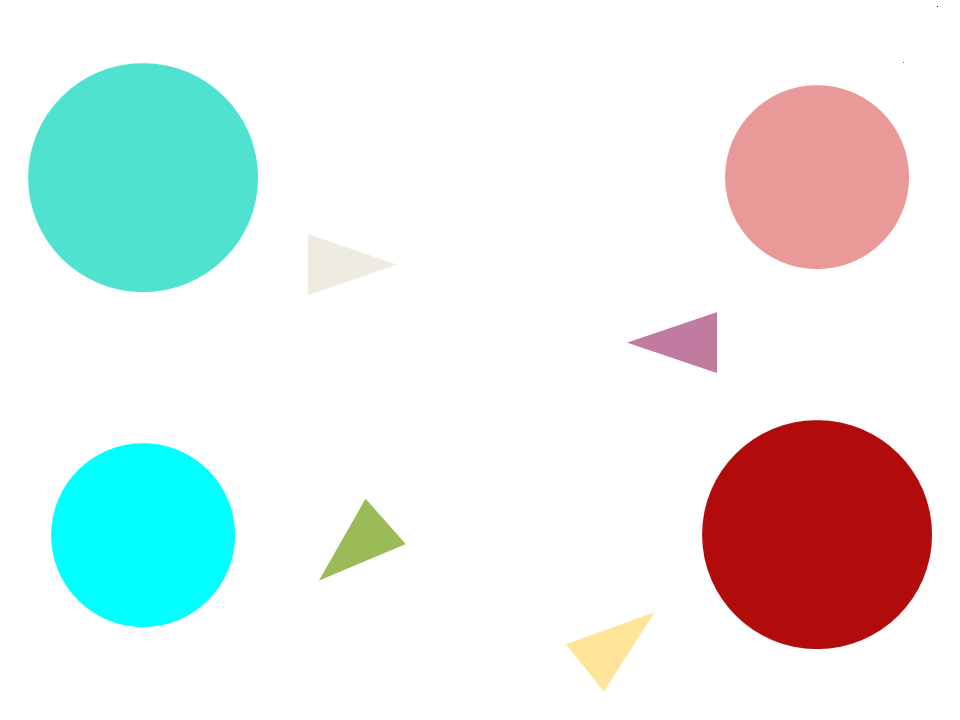
#> input picture circulos.png, 960 x 720 px, given in place of the camera
$ python webcam.py
#> lines starting #> are read from the running program, lines starting #| are printed output that depends on the picture; after the words box and inside, x2 and y2 are one past the last pixel; in counts of white or black regions, pixels touching at a corner belong together
#> further down, frame is the input picture: shape (720, 960, 3); mean B, G, R 232.1, 233.8, 228.5
#!/usr/bin/python
# -*- coding: utf-8 -*-

import cv2
import os,sys, os.path
import numpy as np
import math

def nothing(x):
    pass

# [8 lines of commented-out code are left out]


def webcam_img(img):
    img = cv2.cvtColor(img,cv2.COLOR_BGR2HSV)
#> img: shape (720, 960, 3); mean H, S, V 9.7, 38.7, 247.2

    # [12 lines of commented-out code are left out]
    left_lower = np.array([34, 32, 93])
    left_upper = np.array([95, 184, 217])
    left_mask = cv2.inRange(img, left_lower, left_upper)
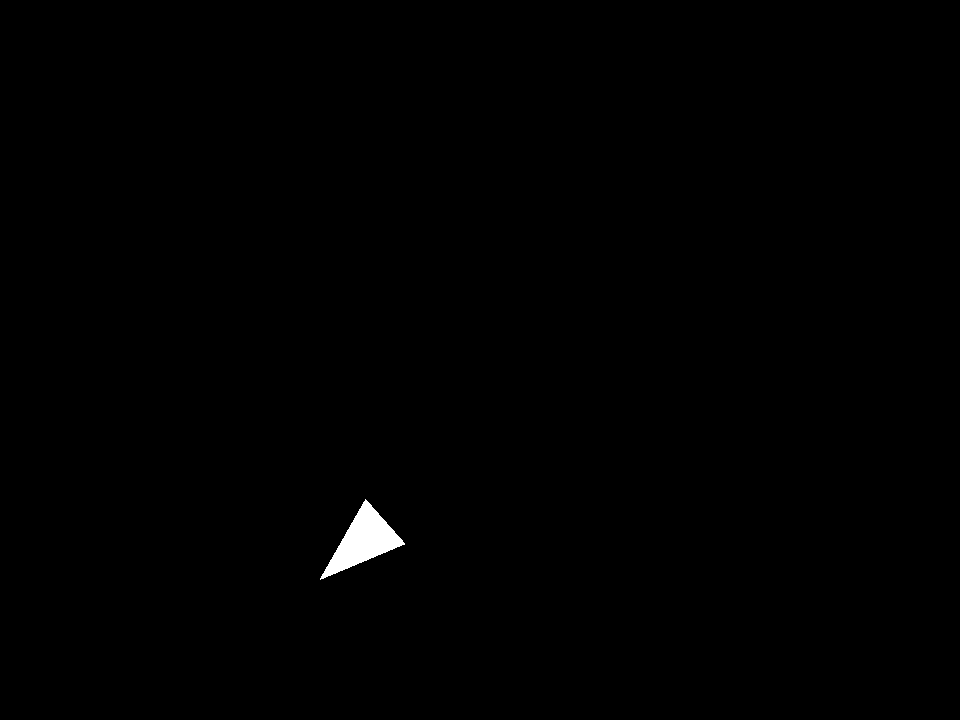
#> left_mask: shape (720, 960); 0.39% white; 1 white region, box (x1, y1, x2, y2) and area: (320, 499, 405, 580) 2691

    # Mask Circuferência Direita
    right_lower = np.array([105, 139, 30])
    right_upper = np.array([179, 255, 255])
    right_mask = cv2.inRange(img, right_lower, right_upper)
#> right_mask: shape (720, 960); every value is 0

    mask = cv2.bitwise_or(left_mask, right_mask)
    kernel = np.ones((5, 5), np.uint8)
    mask = cv2.erode(mask, kernel)
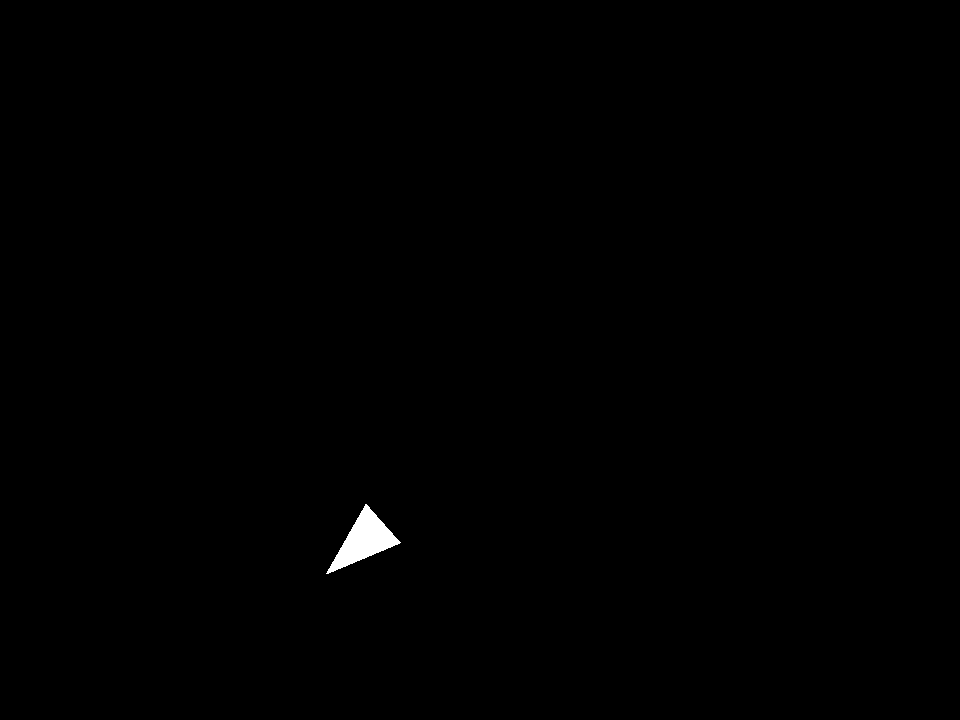
#> mask: shape (720, 960); 0.3% white; 1 white region

    # Contorno
    contours, _ = cv2.findContours(mask, cv2.RETR_TREE, cv2.CHAIN_APPROX_SIMPLE)
#> contours = 1 contour; box (x1, y1, x2, y2) and area: (326, 504, 401, 574) 1969
    center_list = []
    for cnt in contours:
        area = cv2.contourArea(cnt)

        if area > 2000:
            cv2.drawContours(frame, [cnt], 0, (0, 0, 0), 3)
            M = cv2.moments(cnt)
            if M['m00'] != 0:
                cx = int(M['m10']/M['m00'])
                cy = int(M['m01']/M['m00'])
                center_list.append((cx, cy))
                cv2.circle(frame, (cx, cy), 1, (255, 255, 0), 3)
            else:
                cx, cy = 0, 0

        # Reta
        if center_list:
            #print(center_list)
            cv2.line(frame, center_list[len(center_list)-1], center_list[len(center_list)-2], (255, 0, 0), 2)
            cv2.line(frame, center_list[len(center_list)-2], (center_list[len(center_list)-1][0], center_list[len(center_list)-2][1]), (255, 0, 0), 2)

            # Angulo
            if len(center_list) >= 2:
                h = int(center_list[len(center_list)-2][0]) - int(center_list[len(center_list)-1][0])
                x = int(center_list[len(center_list)-2][1]) - int(center_list[len(center_list)-1][1])

                y = np.degrees(math.atan(h/x))
                angle = 180 - y - 90
                cv2.putText(frame, str('{:.2f}'.format(angle)), (center_list[len(center_list)-2][0]-50, center_list[len(center_list)-2][1]-50), cv2.FONT_HERSHEY_SIMPLEX,1,(255,0,0),2,cv2.LINE_AA)
        else:
            pass
#> this loop made 1 pass
#> area on pass 1: 1969
#> after the loop, center_list = []
    return mask

cv2.namedWindow('raw', cv2.WND_PROP_FULLSCREEN)
#cv2.setWindowProperty('raw', cv2.WND_PROP_FULLSCREEN, cv2.WINDOW_FULLSCREEN)

vc = cv2.VideoCapture(1)

if vc.isOpened(): # try to get the first frame
    rval, frame = vc.read()
else:
    rval = False

while rval:
    img = webcam_img(frame)

    cv2.imshow('mask', img)
    cv2.imshow('raw', frame)

    rval, frame = vc.read()
    key = cv2.waitKey(20)
#> (key Esc is pressed here)
    if key == 27: # exit on ESC
        break

cv2.destroyWindow('raw')
vc.release()
